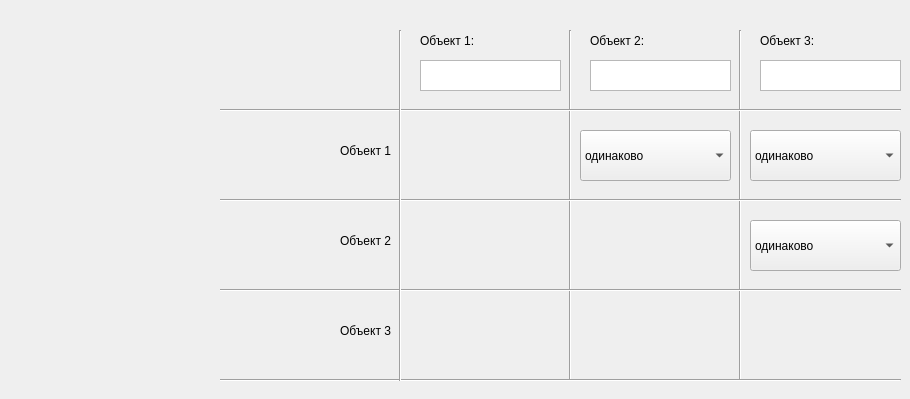
   <widget class="QWidget" name="tab_2">
    <attribute name="title">
     <string>Первый</string>
    </attribute>
    <widget class="Line" name="line_11">
     <property name="geometry">
      <rect>
       <x>730</x>
       <y>30</y>
       <width>20</width>
       <height>351</height>
      </rect>
     </property>
     <property name="orientation">
      <enum>Qt::Vertical</enum>
     </property>
    </widget>
    <widget class="QLabel" name="label_9">
     <property name="geometry">
      <rect>
       <x>590</x>
       <y>30</y>
       <width>141</width>
       <height>21</height>
      </rect>
     </property>
     <property name="text">
      <string>Объект 2:</string>
     </property>
    </widget>
    <widget class="QTextEdit" name="textEdit_5">
     <property name="geometry">
      <rect>
       <x>760</x>
       <y>60</y>
       <width>141</width>
       <height>31</height>
      </rect>
     </property>
     <property name="html">
      <string>&lt;!DOCTYPE HTML PUBLIC &quot;-//W3C//DTD HTML 4.0//EN&quot; &quot;http://www.w3.org/TR/REC-html40/strict.dtd&quot;&gt;
&lt;html&gt;&lt;head&gt;&lt;meta name=&quot;qrichtext&quot; content=&quot;1&quot; /&gt;&lt;style type=&quot;text/css&quot;&gt;
p, li { white-space: pre-wrap; }
&lt;/style&gt;&lt;/head&gt;&lt;body style=&quot; font-family:'MS Shell Dlg 2'; font-size:7.8pt; font-weight:400; font-style:normal;&quot;&gt;
&lt;p style=&quot;-qt-paragraph-type:empty; margin-top:0px; margin-bottom:0px; margin-left:0px; margin-right:0px; -qt-block-indent:0; text-indent:0px;&quot;&gt;&lt;br /&gt;&lt;/p&gt;&lt;/body&gt;&lt;/html&gt;</string>
     </property>
    </widget>
    <widget class="Line" name="line_12">
     <property name="geometry">
      <rect>
       <x>560</x>
       <y>30</y>
       <width>20</width>
       <height>351</height>
      </rect>
     </property>
     <property name="orientation">
      <enum>Qt::Vertical</enum>
     </property>
    </widget>
    <widget class="Line" name="line_13">
     <property name="geometry">
      <rect>
       <x>220</x>
       <y>100</y>
       <width>681</width>
       <height>20</height>
      </rect>
     </property>
     <property name="orientation">
      <enum>Qt::Horizontal</enum>
     </property>
    </widget>
    <widget class="Line" name="line_14">
     <property name="geometry">
      <rect>
       <x>220</x>
       <y>370</y>
       <width>681</width>
       <height>20</height>
      </rect>
     </property>
     <property name="orientation">
      <enum>Qt::Horizontal</enum>
     </property>
    </widget>
    <widget class="QComboBox" name="comboBox_9">
     <property name="geometry">
      <rect>
       <x>580</x>
       <y>130</y>
       <width>151</width>
       <height>51</height>
      </rect>
     </property>
     <item>
      <property name="text">
       <string>одинаково</string>
      </property>
     </item>
     <item>
      <property name="text">
       <string>немного лучше</string>
      </property>
     </item>
     <item>
      <property name="text">
       <string>лучше</string>
      </property>
     </item>
     <item>
      <property name="text">
       <string>значительно лучше</string>
      </property>
     </item>
     <item>
      <property name="text">
       <string>принципиально лучше</string>
      </property>
     </item>
     <item>
      <property name="text">
       <string>немного хуже</string>
      </property>
     </item>
     <item>
      <property name="text">
       <string>хуже</string>
      </property>
     </item>
     <item>
      <property name="text">
       <string>значительно хуже</string>
      </property>
     </item>
     <item>
      <property name="text">
       <string>принципиально хуже</string>
      </property>
     </item>
    </widget>
    <widget class="Line" name="line_15">
     <property name="geometry">
      <rect>
       <x>220</x>
       <y>190</y>
       <width>681</width>
       <height>20</height>
      </rect>
     </property>
     <property name="orientation">
      <enum>Qt::Horizontal</enum>
     </property>
    </widget>
    <widget class="QComboBox" name="comboBox_10">
     <property name="geometry">
      <rect>
       <x>750</x>
       <y>130</y>
       <width>151</width>
       <height>51</height>
      </rect>
     </property>
     <item>
      <property name="text">
       <string>одинаково</string>
      </property>
     </item>
     <item>
      <property name="text">
       <string>немного лучше</string>
      </property>
     </item>
     <item>
      <property name="text">
       <string>лучше</string>
      </property>
     </item>
     <item>
      <property name="text">
       <string>значительно лучше</string>
      </property>
     </item>
     <item>
      <property name="text">
       <string>принципиально лучше</string>
      </property>
     </item>
     <item>
      <property name="text">
       <string>немного хуже</string>
      </property>
     </item>
     <item>
      <property name="text">
       <string>хуже</string>
      </property>
     </item>
     <item>
      <property name="text">
       <string>значительно хуже</string>
      </property>
     </item>
     <item>
      <property name="text">
       <string>принципиально хуже</string>
      </property>
     </item>
    </widget>
    <widget class="Line" name="line_17">
     <property name="geometry">
      <rect>
       <x>220</x>
       <y>280</y>
       <width>681</width>
       <height>20</height>
      </rect>
     </property>
     <property name="orientation">
      <enum>Qt::Horizontal</enum>
     </property>
    </widget>
    <widget class="QTextEdit" name="textEdit_6">
     <property name="geometry">
      <rect>
       <x>590</x>
       <y>60</y>
       <width>141</width>
       <height>31</height>
      </rect>
     </property>
     <property name="html">
      <string>&lt;!DOCTYPE HTML PUBLIC &quot;-//W3C//DTD HTML 4.0//EN&quot; &quot;http://www.w3.org/TR/REC-html40/strict.dtd&quot;&gt;
&lt;html&gt;&lt;head&gt;&lt;meta name=&quot;qrichtext&quot; content=&quot;1&quot; /&gt;&lt;style type=&quot;text/css&quot;&gt;
p, li { white-space: pre-wrap; }
&lt;/style&gt;&lt;/head&gt;&lt;body style=&quot; font-family:'MS Shell Dlg 2'; font-size:7.8pt; font-weight:400; font-style:normal;&quot;&gt;
&lt;p style=&quot;-qt-paragraph-type:empty; margin-top:0px; margin-bottom:0px; margin-left:0px; margin-right:0px; -qt-block-indent:0; text-indent:0px;&quot;&gt;&lt;br /&gt;&lt;/p&gt;&lt;/body&gt;&lt;/html&gt;</string>
     </property>
    </widget>
    <widget class="QLabel" name="label_11">
     <property name="geometry">
      <rect>
       <x>230</x>
       <y>310</y>
       <width>161</width>
       <height>41</height>
      </rect>
     </property>
     <property name="layoutDirection">
      <enum>Qt::LeftToRight</enum>
     </property>
     <property name="text">
      <string>Объект 3</string>
     </property>
     <property name="alignment">
      <set>Qt::AlignRight|Qt::AlignTrailing|Qt::AlignVCenter</set>
     </property>
    </widget>
    <widget class="QLabel" name="label_12">
     <property name="geometry">
      <rect>
       <x>230</x>
       <y>220</y>
       <width>161</width>
       <height>41</height>
      </rect>
     </property>
     <property name="layoutDirection">
      <enum>Qt::LeftToRight</enum>
     </property>
     <property name="text">
      <string>Объект 2</string>
     </property>
     <property name="alignment">
      <set>Qt::AlignRight|Qt::AlignTrailing|Qt::AlignVCenter</set>
     </property>
    </widget>
    <widget class="QLabel" name="label_14">
     <property name="geometry">
      <rect>
       <x>760</x>
       <y>30</y>
       <width>141</width>
       <height>21</height>
      </rect>
     </property>
     <property name="text">
      <string>Объект 3:</string>
     </property>
    </widget>
    <widget class="Line" name="line_18">
     <property name="geometry">
      <rect>
       <x>390</x>
       <y>30</y>
       <width>20</width>
       <height>351</height>
      </rect>
     </property>
     <property name="orientation">
      <enum>Qt::Vertical</enum>
     </property>
    </widget>
    <widget class="QTextEdit" name="textEdit_7">
     <property name="geometry">
      <rect>
       <x>420</x>
       <y>60</y>
       <width>141</width>
       <height>31</height>
      </rect>
     </property>
     <property name="html">
      <string>&lt;!DOCTYPE HTML PUBLIC &quot;-//W3C//DTD HTML 4.0//EN&quot; &quot;http://www.w3.org/TR/REC-html40/strict.dtd&quot;&gt;
&lt;html&gt;&lt;head&gt;&lt;meta name=&quot;qrichtext&quot; content=&quot;1&quot; /&gt;&lt;style type=&quot;text/css&quot;&gt;
p, li { white-space: pre-wrap; }
&lt;/style&gt;&lt;/head&gt;&lt;body style=&quot; font-family:'MS Shell Dlg 2'; font-size:7.8pt; font-weight:400; font-style:normal;&quot;&gt;
&lt;p style=&quot;-qt-paragraph-type:empty; margin-top:0px; margin-bottom:0px; margin-left:0px; margin-right:0px; -qt-block-indent:0; text-indent:0px;&quot;&gt;&lt;br /&gt;&lt;/p&gt;&lt;/body&gt;&lt;/html&gt;</string>
     </property>
    </widget>
    <widget class="QLabel" name="label_15">
     <property name="geometry">
      <rect>
       <x>420</x>
       <y>30</y>
       <width>141</width>
       <height>21</height>
      </rect>
     </property>
     <property name="text">
      <string>Объект 1:</string>
     </property>
    </widget>
    <widget class="QComboBox" name="comboBox_12">
     <property name="geometry">
      <rect>
       <x>750</x>
       <y>220</y>
       <width>151</width>
       <height>51</height>
      </rect>
     </property>
     <item>
      <property name="text">
       <string>одинаково</string>
      </property>
     </item>
     <item>
      <property name="text">
       <string>немного лучше</string>
      </property>
     </item>
     <item>
      <property name="text">
       <string>лучше</string>
      </property>
     </item>
     <item>
      <property name="text">
       <string>значительно лучше</string>
      </property>
     </item>
     <item>
      <property name="text">
       <string>принципиально лучше</string>
      </property>
     </item>
     <item>
      <property name="text">
       <string>немного хуже</string>
      </property>
     </item>
     <item>
      <property name="text">
       <string>хуже</string>
      </property>
     </item>
     <item>
      <property name="text">
       <string>значительно хуже</string>
      </property>
     </item>
     <item>
      <property name="text">
       <string>принципиально хуже</string>
      </property>
     </item>
    </widget>
    <widget class="QLabel" name="label_16">
     <property name="geometry">
      <rect>
       <x>230</x>
       <y>130</y>
       <width>161</width>
       <height>41</height>
      </rect>
     </property>
     <property name="layoutDirection">
      <enum>Qt::LeftToRight</enum>
     </property>
     <property name="text">
      <string>Объект 1</string>
     </property>
     <property name="alignment">
      <set>Qt::AlignRight|Qt::AlignTrailing|Qt::AlignVCenter</set>
     </property>
    </widget>
   </widget>
